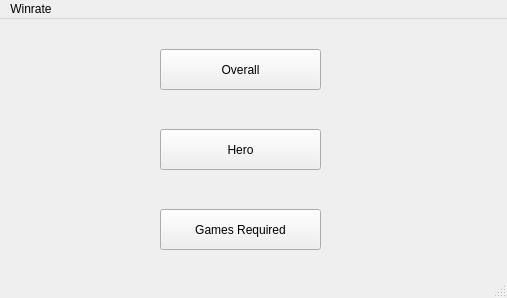
<?xml version="1.0" encoding="UTF-8"?>
<ui version="4.0">
 <class>MainWindow</class>
 <widget class="QMainWindow" name="MainWindow">
  <property name="geometry">
   <rect>
    <x>0</x>
    <y>0</y>
    <width>507</width>
    <height>298</height>
   </rect>
  </property>
  <property name="windowTitle">
   <string>MainWindow</string>
  </property>
  <widget class="QWidget" name="centralwidget">
   <widget class="QPushButton" name="overallbtn">
    <property name="geometry">
     <rect>
      <x>160</x>
      <y>30</y>
      <width>161</width>
      <height>41</height>
     </rect>
    </property>
    <property name="text">
     <string>Overall</string>
    </property>
   </widget>
   <widget class="QPushButton" name="GRbtn">
    <property name="geometry">
     <rect>
      <x>160</x>
      <y>190</y>
      <width>161</width>
      <height>41</height>
     </rect>
    </property>
    <property name="text">
     <string>Games Required</string>
    </property>
   </widget>
   <widget class="QPushButton" name="herobtn">
    <property name="geometry">
     <rect>
      <x>160</x>
      <y>110</y>
      <width>161</width>
      <height>41</height>
     </rect>
    </property>
    <property name="text">
     <string>Hero</string>
    </property>
   </widget>
  </widget>
  <widget class="QMenuBar" name="menubar">
   <property name="geometry">
    <rect>
     <x>0</x>
     <y>0</y>
     <width>507</width>
     <height>18</height>
    </rect>
   </property>
   <widget class="QMenu" name="menuWinrate">
    <property name="title">
     <string>Winrate</string>
    </property>
   </widget>
   <addaction name="menuWinrate"/>
  </widget>
  <widget class="QStatusBar" name="statusbar"/>
 </widget>
 <resources/>
 <connections/>
</ui>
